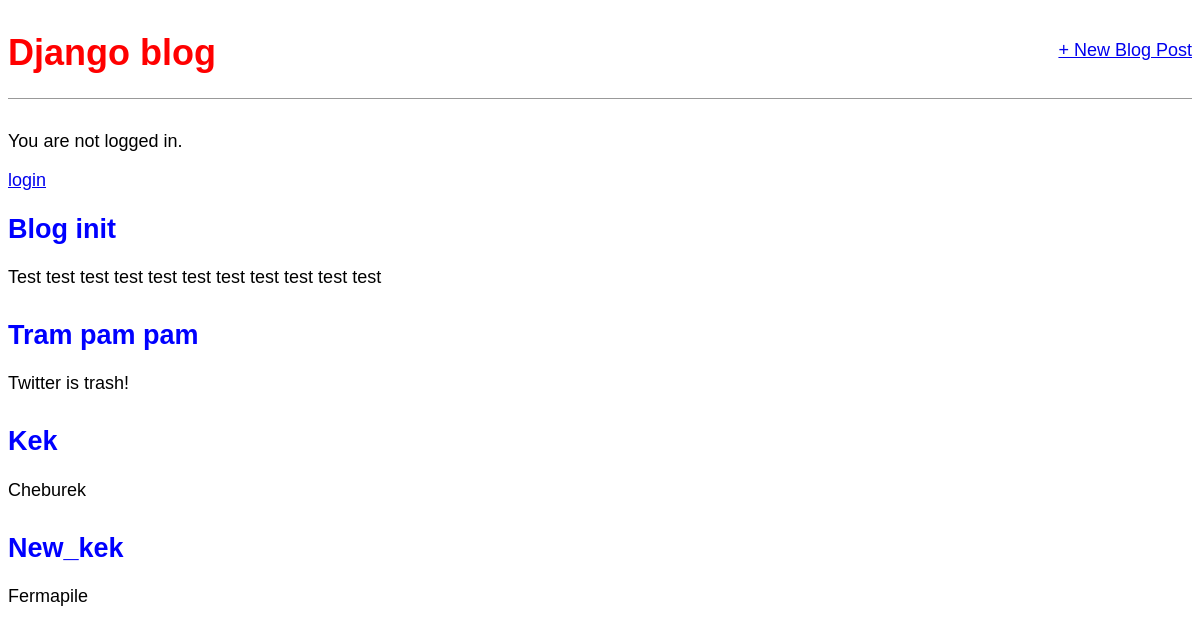
The page / on the database its author committed.
### blog/models.py (models this page shows, shortened)
class Post(models.Model):
    author = models.ForeignKey(
        'auth.User',
        on_delete=models.CASCADE,
    )
    title = models.CharField(max_length=200)
    body = models.TextField()

### blog/views.py (the view)
# urls.py: path('', views.BlogListView.as_view(), name='home'),
class BlogListView(ListView):
    model = Post
    template_name = 'home.html'

### templates/home.html
{% extends 'base.html' %}
{% block content %}
    {% for post in object_list %}
        <div class="post-entry">
            <h2><a href="{% url 'post_detail' post.pk %}">{{ post.title }}</a></h2>
            <p>{{ post.body }}</p>
        </div>
    {% endfor %}
{% endblock content %}

### static/css/base.css (style rules this page uses)
body { font-family: 'Source Sans Pro', sans-serif; font-size:18px; }
.post-entry { margin-bottom: 2rem; }
.post-entry h2 { margin: 0. rem 0; }
.post-entry h2 a, .post-entry h2 a:visited { color: blue; text-decoration: none; }
.post-entry p { margin: 0; font-weight: 400; }

### rows shown on the page
Post: title "Blog init", body "Test test test test test test test test test test test"
Post: title "Tram pam pam", body "Twitter is trash!"
Post: title "Kek", body "Cheburek"
Post: title "New_kek", body "Fermapile"
